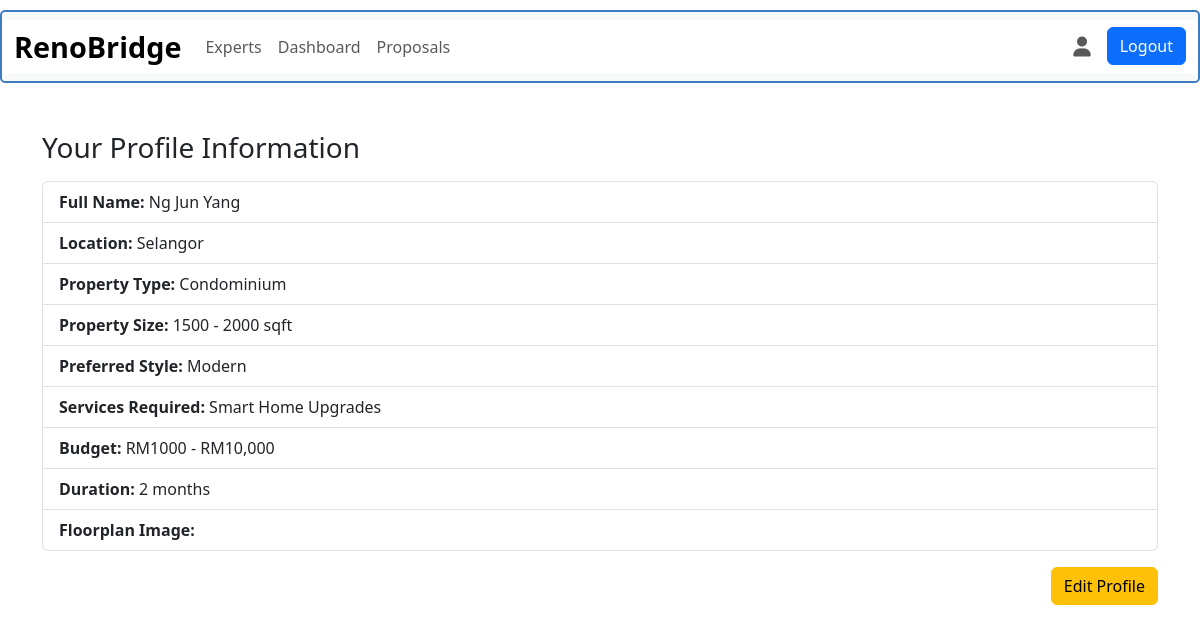
Screenshot of /view_homeowner_input/ (signed in) with the database file from the repository.
### renobridge/models.py (models this page shows)
class Homeowner(models.Model):
    user = models.OneToOneField(settings.AUTH_USER_MODEL, on_delete=models.CASCADE)
    full_name = models.CharField(max_length=200)
    location = models.CharField(max_length=100)
    full_address = models.TextField(max_length=400)
    property_type = models.CharField(max_length=100)
    property_size = models.CharField(max_length=100)
    preferred_style = models.CharField(max_length=100)
    services_required = models.TextField()
    budget = models.CharField(max_length=100)
    duration = models.CharField(max_length=100)
    start_date = models.DateField(null=True, blank=True)
    floorplan_img = models.ImageField(upload_to='floorplans/', blank=True, null=True)

### renobridge/views.py (the view)
# urls.py: path('view_homeowner_input/', views.view_homeowner_input, name='view_homeowner_input'),
@login_required
def view_homeowner_input(request):
    homeowner = get_object_or_404(Homeowner, user=request.user)
    context = {
        'homeowner': homeowner
    }
    return render(request, 'view_homeowner_input.html', context)

### renobridge/templates/view_homeowner_input.html (shortened to what this page needs)
{% load static %}
<!DOCTYPE html>
<html lang="en">
<head>
    <link rel="stylesheet" href="https://cdn.jsdelivr.net/npm/bootstrap@5.3.3/dist/css/bootstrap.min.css">
    <link rel="stylesheet" href="https://cdnjs.cloudflare.com/ajax/libs/font-awesome/6.0.0-beta3/css/all.min.css">
    <link rel="stylesheet" href="{% static 'style.css' %}">
</head>
<body>
  <nav class="navbar navbar-expand-lg bg-body-tertiary navbar-frame sticky-top">
    <div class="container-fluid" style="background-color: white;">
      <a class="navbar-brand" href="{% url 'renobridge' %}">RenoBridge</a>
      <div class="collapse navbar-collapse" id="navbarSupportedContent">
        <ul class="navbar-nav me-auto mb-2 mb-lg-0">
          <li class="nav-item">
            <a class="nav-link" href="{% url 'expert_list' %}">Experts</a>
          </li>
          <li class="nav-item">
            <a class="nav-link" href="{% url 'dashboard' %}">Dashboard</a>
          </li>
          <li class="nav-item">
            <a class="nav-link" href="{% url 'compare_proposals' %}">Proposals</a>
          </li>
        </ul>
        {% if user.is_authenticated %}
        <ul class="navbar-nav ms-auto mb-2 mb-lg-0">
          <li class="nav-item">
            <a class="nav-link" href="{% url 'view_homeowner_input' %}" title="View Profile">
                <i class="fas fa-user fa-lg"></i>
            </a>
          </li>
          <li class="nav-item">
              <a class="btn btn-primary text-white ms-2" href="{% url 'logout' %}">Logout</a>
          </li>
        </ul>
        {% endif %}
      </div>
    </div>
  </nav>
    <div class="container mt-5">
        <h3>Your Profile Information</h3>
        <ul class="list-group mt-3">
            <li class="list-group-item"><strong>Full Name:</strong> {{ homeowner.full_name }}</li>
            <li class="list-group-item"><strong>Location:</strong> {{ homeowner.location }}</li>
            <li class="list-group-item"><strong>Property Type:</strong> {{ homeowner.property_type }}</li>
            <li class="list-group-item"><strong>Property Size:</strong> {{ homeowner.property_size }}</li>
            <li class="list-group-item"><strong>Preferred Style:</strong> {{ homeowner.preferred_style }}</li>
            <li class="list-group-item"><strong>Services Required:</strong> {{ homeowner.services_required }}</li>
            <li class="list-group-item"><strong>Budget:</strong> {{ homeowner.budget }}</li>
            <li class="list-group-item"><strong>Duration:</strong> {{ homeowner.duration }}</li>
            <li class="list-group-item"><strong>Floorplan Image:</strong> <br>
        </ul>
        <div class="d-flex justify-content-end mt-3">
            <a href="{% url 'edit_homeowner_input' %}" class="btn btn-warning">Edit Profile</a>
        </div>
    </div>
</body>
</html>

### renobridge/static/style.css (style rules this page uses)
.navbar-frame { margin-top: 10px; border: 2px solid #417BBF; border-radius: 5px; }
.navbar-brand { font-size: 1.8rem; font-weight: bold; }

### rows the page displays
Homeowner: full_name "Ng Jun Yang", location "Selangor", property_type "Condominium", property_size "1500 - 2000 sqft", preferred_style "Modern", services_required "Smart Home Upgrades", budget "RM1000 - RM10,000", duration "2 months"
